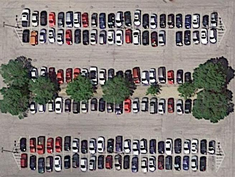
%> input picture satellite-image-car-detection/part2_car_matlab/Informatics.png, 235 x 177 px, shrunk from 653 x 492 before the run
$ octave part2_Informatics.m   (GNU Octave 9; MATLAB toolbox functions it lacks are replaced by stand-ins)
%> lines starting %> are read from the running program, lines starting %| are printed output that depends on the picture; in (x1, y1, x2, y2) boxes, pixels count from 0 and x2, y2 are one past the last pixel; in counts of white or black regions, pixels touching at a corner belong together; the program's own positions count from 1
%> further down, X is the input picture: size 177x235x3 uint8; mean R, G, B 130.9, 124.9, 122
### satellite-image-car-detection/part2_car_matlab/margin_expansion.m
% Author: Lijiang Guo
% Date: Feb 11, 2017
% This function preprocess image before convolution.
% It expands margin of image by mirroring.
% Input:
%   img: greyscale image with edges,
%   mar_x: one side margin along x dimension
%   mar_y: one side margin along y dimension
%
% Output:
%   img_out: Image with expanded margin.

%%
function img_out = margin_expansion(img, mar_x, mar_y)
%> called with mar_x = 1, mar_y = 1
[m,n] = size(img);
%> m = 177; n = 235
img_out = zeros(m+2*mar_y, n+2*mar_x);
img_out(1+mar_y:m+mar_y,1+mar_x:n+mar_x) = img;

% top rows
img_out(1:mar_y,1+mar_x:n+mar_x) = img(mar_y:-1:1, 1:n);
% bottom rows
img_out(m+mar_y+1:m+2*mar_y, 1+mar_x:n+mar_x) = img(m:-1:m-mar_y+1, 1:n);
% left cols
img_out(1+mar_y:m+mar_y,1:mar_x) = img(1:m, mar_x:-1:1);
% right cols
img_out(1+mar_y:m+mar_y,n+mar_x+1:n+2*mar_x) = img(1:m, n:-1:n-mar_x+1);
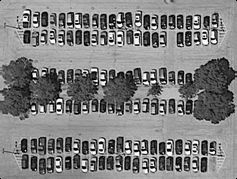
%> img_out: size 179x237 double; min 0, max 1, mean 0.498
% top-left corners
img_out(1:mar_y,1:mar_x) = img(mar_y:-1:1,mar_x:-1:1);
%> img_out: size 179x237 double; under 0.01% of pixels changed, all inside (x1, y1, x2, y2) = (0, 0, 1, 1)
% top-right corners
img_out(1:mar_y,n+mar_x+1:n+2*mar_x) = img(mar_y:-1:1,n:-1:n-mar_x+1);
%> img_out: size 179x237 double; min 0, max 1, mean 0.498; mean of the top-left, top-right, bottom-left and bottom-right quarters 0.515, 0.507, 0.465, 0.505
% bottom-left corners
img_out(m+mar_y+1:m+2*mar_y,1:mar_x) = img(m:-1:m-mar_y+1,1:mar_x);
% botton-right corners
img_out(m+mar_y+1:m+2*mar_y,n+mar_x+1:n+2*mar_x) = img(m:-1:m-mar_y+1,n:-1:n-mar_x+1);

end

### satellite-image-car-detection/part2_car_matlab/sobel.m
% Author: Lijiang Guo
% Date: Feb 10, 2017
% This function implements the Sobel Operator for edge detection in images.
% Input:
%   img: greyscale image,
%   a: threshold for x dimension; high value is more sensitive to edges;
%   b: threshold for y dimension; high value is more sensitive to edges;
%   dx: filter size in x dimension,
%   dy: filter size in y dimension,
%
% Output:
%   img_xy: image with pixel value equals norm of gradient.
%   img_x: image with pixel value equals x direction derivative.
%   img_y: image with pixel value equals y direction derivative.
%   img_dir: direction of gradient in radiant.

%%
function [img_xy, img_x, img_y, img_dir] = sobel(img, a, b)
%> called with a = 16, b = 4
[m,n] = size(img);
%> m = 179; n = 237
% regular sobel kernel
dG_x = a*[-1 0 1; -2 0 2; -1 0 1]/8;
% improved sobel kernel for minimizing orientation error
dG_x = a*[-3 0 3; -10 0 10; -3 0 3]/32;
dG_y = -b*dG_x'/8;
d_G_x = reshape(dG_x,9,1);
d_G_y = reshape(dG_y,9,1);

%% Construct local patch matrix
mar = 1;
X = zeros(9,(m-2*mar)*(n-2*mar));
count = 1;
for i= 1+mar : m-mar
    for j = 1 + mar : n-mar
        X(:,count) = reshape(img(i-mar:i+mar,j-mar:j+mar),9,1);
        count = count + 1;
    end
end
%> after the loop, count = 41596

%% Running Sobel operator
% sobel going x direction alone
img_x = reshape(X'*d_G_x, n-2*mar, m-2*mar)';
% sobel going y direction alone
img_y = reshape(X'*d_G_y, n-2*mar, m-2*mar)';
% Norm of gradient
img_xy = (img_x.^2 + img_y.^2).^(1/2);
% Direction of gradient
img_dir = atan(img_y./img_x);

%% Plots
figure;
imshow(img_x);
title('x direction');
colorbar;
%
figure;
imshow(img_y);
title('y direction');
colorbar;

%
figure;
imshow(img_xy);
title('gradient norm');
colorbar;

end

### satellite-image-car-detection/part2_car_matlab/laplacian_edge.m
% Author: Lijiang Guo
% Date: Feb 10, 2017
% This function implements the Laplacian Operator for edge detection in images.
% Input:
%   img: greyscale image,
%   a: threshold for x dimension; high value is more sensitive to edges;
%   b: threshold for y dimension; high value is more sensitive to edges;
%   dx: filter size in x dimension,
%   dy: filter size in y dimension,
%
% Output:
%   img_out: Image with edges.

%%
function [img_out] = laplacian_edge(img, kernel, a)
%> called with kernel = 1, a = 3
[m,n] = size(img);
if kernel == 1
    d_lap = a*[0 1 0; 1 -4 1; 0 1 0];
elseif kernel == 2
    d_lap = a*[1 1 1; 1 -8 1; 1 1 1];
end


dlap = reshape(d_lap,9,1);

%% Construct local patch matrix
mar = 1;
X = zeros(9,(m-2*mar)*(n-2*mar));
count = 1;
for i= 1+mar : m-mar
    for j = 1 + mar : n-mar
        X(:,count) = reshape(img(i-mar:i+mar,j-mar:j+mar),9,1);
        count = count + 1;
    end
end

%% Running laplacian operator
img_out = reshape(X'*dlap, n-2*mar, m-2*mar)';
%> img_out: size 177x235 double

figure;
imshow(img_out);
title('x direction');
colorbar;

end

### satellite-image-car-detection/part2_car_matlab/cross_correlation.m
function M_out = cross_correlation(M,T)
M_out = zeros(size(M));
mar_x = floor(size(T,2)/2);
mar_y = floor(size(T,1)/2);
M_ex = margin_expansion(M,mar_x,mar_y);
[a,b] = size(M);

M_patchs = zeros(prod(size(T)),prod(size(M)));
count = 1;
for r = 1+mar_y:a+mar_y
    for c = 1+mar_x:b+mar_x
       M_patchs(:,count) = reshape(M_ex(r-mar_y:r+mar_y,c-mar_x:c+mar_x),...
           prod(size(T)),1);
       count = count+1;
    end
end

[c,d] = size(M);
M_out = reshape(M_patchs'*reshape(T,prod(size(T)),1), d, c)';
end

### satellite-image-car-detection/part2_car_matlab/part2_Informatics.m
% Author: Lijiang Guo
% Date: Feb 10, 2017
%%
clc; % Clears the Command Window
clear all;% remove all variables
close all % Closes all open windows

%% Step 1: Import a image
% load in data matrix
X = imread('./Informatics.png','png');
% check if original image type is uint8
if class(X) == 'uint8'
    % if uint8, convert to double
    X = im2double(X);
end
% [7 lines of commented-out code are left out]
X_gray = rgb2gray(X);
imshow(X_gray);
colorbar;

%% Step: Pre-processing: margin expansion by mirrowing
X_GRAY = margin_expansion(X_gray,1,1);
figure
imshow(X_GRAY);

%% Step: Edge detection: Sobel operator
[X_sob, X_sob_x, X_sob_y, X_sob_dir] = sobel(X_GRAY,16,4);
close all;

figure;
imshow(X_sob);
colorbar
title('Image w edge');
saveas(gcf,'./Informatics_sob_edge.jpg');
close(gcf);
% How to select threshold for solbel operator for unseen image?

%% Step: Edge detection: Laplacian operator
X_lap = laplacian_edge(X_GRAY,1,3);
%X_lap = laplacian_edge(X_GRAY,2,1);
saveas(gcf,'./Informatics_lap_edge.jpg');
close(gcf);
close all;

%% Step: Edge detection: Canny (matlab vision tool box)
% No time to implement in my codes.
% Just try Matlab functions to see the effect. Will not use for this homework.
X_canny = edge(X_GRAY,'Canny');
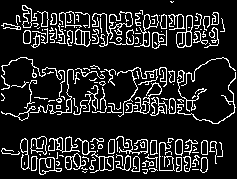
%> X_canny: size 179x237 logical; 14.1% white in thin lines or dots
figure;
imshow(X_canny);
colorbar;

%% Step: Edge thinning (nonmaximum supression)

%% Step: Post-processing of edge points before shape detection/template matching
% assign edge points to value 1, others to value 0.

% Sobel
%X_edge = double(X_sob > 0.6);
% sobel operator gives rather messy edge points. But with a general
% similarity measure such as inverse MSE, it is good for SRSC image

% Canny
%X_edge = X_canny;

% Laplacian
X_edge = double(X_lap > 0.4);   % good for informatics image
%> X_edge: size 177x235 double; values 0 (black) and 1 (white), 23.1% white in thin lines or dots
% Laplacian detects cleaner edges. But with less edge points detected,
% it is better to user Champer distance.

figure;
imshow(X_edge);
colorbar
title('Image w edge');

saveas(gcf,'./Informatics_edge.jpg');
%saveas(gcf,'./Informatics_edge.jpg');
close(gcf);

%% Step: Hough shape
% Hough tranfrom for ranctagle

%% Step: Car detection: box-in-box

%% Step: Scale detection: DoG
% not necessary here as most cars are similiar sizes.

%% Step: shift and rotation invariant features: SIFT
% not necessary here as most cars are similarlly posed.
% 'plaza' data needs three kinds of templates to compensate for rotations.

%% Step: Template matching using Chamfer distance
%% Find template
% Display edge image (renormalized to [0, 255])
figure;
X_canny_255 = X_canny*255;
%> X_canny_255: size 179x237 double; 14.1% white in thin lines or dots
image(X_canny_255);
colormap gray
colorbar
axis equal tight

% Display template
x_a = 80; x_b = 122; y_a = 110; y_b = 130;  % Informatics template
template_1 = X_canny_255(x_a:x_b,y_a:y_b);
%> template_1: size 43x21 double; 11% white in thin lines or dots, all inside (x1, y1, x2, y2) = (0, 0, 21, 38)
size(template_1);
figure
image(template_1)
colormap gray
colorbar
axis equal tight
title('Template for Informatics');

saveas(gcf,'./Informatics_template.jpg');
close(gcf);
%% Template matching part 1: Distance transform
% Reference 1: https://www.cs.cornell.edu/courses/cs664/2008sp/handouts/cs664-7-dtrans.pdf
% Reference 2: Burger and Burger, core algorithms, chapter 11.
% Reference 3: http://www.cs.bc.edu/~hjiang/c342/lectures/matching/fit-I.pdf
Z = X_edge*255;
%> Z: size 177x235 double; 23.1% white in thin lines or dots
% Chamfer distance transform (Reference 3)
dist = bwdist(Z,'euclidean'); % matlab function
% Compute Chamfer similarity between template and image
% chamfer_dist = imfilter(dist, template_1,'corr', 'same'); % matlab
% function
chamfer_dist = cross_correlation(dist,template_1);
%> call 2 of margin_expansion, with mar_x = 10, mar_y = 21
%> in margin_expansion (call 2), `img_out(1:mar_y,1+mar_x:n+mar_x) = img(mar_y:-1:1, 1:n);`: img_out: size 219x255 double; min 0, max 12.81, mean 1.4
%> in margin_expansion (call 2), `img_out(m+mar_y+1:m+2*mar_y, 1+mar_x:n+mar_x) = img(m:-1:m-mar_y+1, 1:..`: img_out: size 219x255 double; min 0, max 12.81, mean 1.55
%> in margin_expansion (call 2), `img_out(1+mar_y:m+mar_y,1:mar_x) = img(1:m, mar_x:-1:1);`: img_out: size 219x255 double; min 0, max 12.81, mean 1.64
%> in margin_expansion (call 2), `img_out(1+mar_y:m+mar_y,n+mar_x+1:n+2*mar_x) = img(1:m, n:-1:n-mar_x+1);`: img_out: size 219x255 double; min 0, max 12.81, mean 1.71
%> in margin_expansion (call 2), `img_out(1:mar_y,1:mar_x) = img(mar_y:-1:1,mar_x:-1:1);`: img_out: size 219x255 double; min 0, max 12.81, mean 1.72
%> in margin_expansion (call 2), `img_out(1:mar_y,n+mar_x+1:n+2*mar_x) = img(mar_y:-1:1,n:-1:n-mar_x+1);`: img_out: size 219x255 double; min 0, max 12.81, mean 1.73
%> in margin_expansion (call 2), `img_out(m+mar_y+1:m+2*mar_y,1:mar_x) = img(m:-1:m-mar_y+1,1:mar_x);`: img_out: size 219x255 double; min 0, max 12.81, mean 1.75
%> in margin_expansion (call 2), `img_out(m+mar_y+1:m+2*mar_y,n+mar_x+1:n+2*mar_x) = img(m:-1:m-mar_y+1,..`:
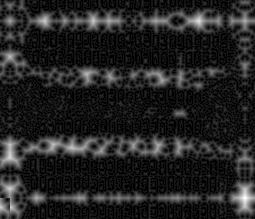
%> img_out: size 219x255 double; min 0, max 12.81, mean 1.77; drawn with min black and max white
%> in cross_correlation, `M_out = reshape(M_patchs'*reshape(T,prod(size(T)),1), d, c)';`:
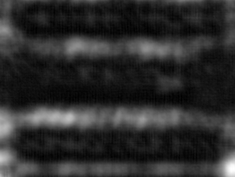
%> M_out: size 177x235 double; min 11343.7, max 176581.3, mean 40272.2; drawn with min black and max white

% Find threshold value for similarity
chamfer_dist_v = reshape(chamfer_dist, prod(size(chamfer_dist)),1);
histogram(chamfer_dist_v);
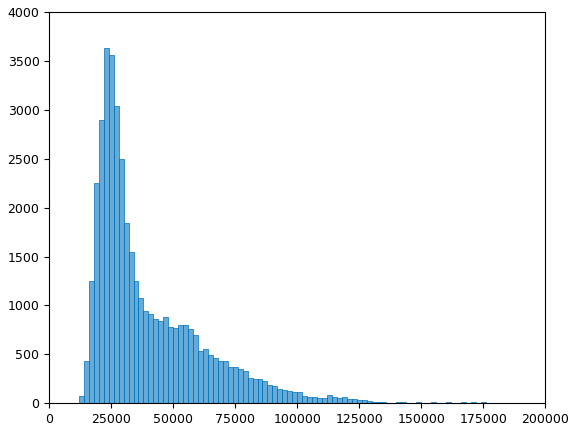
%> figure redrawn from the program's plot data; tallest bar 3629 high, from x = 22000 to 24000
%threshold = 40000;
threshold = quantile(chamfer_dist_v,0.005)
%> threshold = 14920.8
% Find true position: replace Chamfer similarity with min in a window
size(template_1)
%> ans = [43 21]
chamfer_dist_min = ordfilt2(chamfer_dist, 1, true(43,21)); %Informatics
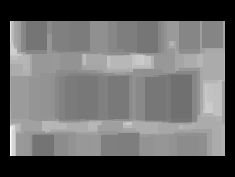
%> chamfer_dist_min: size 177x235 double; min 0, max 25751.2, mean 10237.8; drawn with min black and max white
%smap = ordfilt2(map, (x_b-x_a+1)*(y_b-y_a+1), true(x_b-x_a+1,y_b-y_a+1));
%threshold = median(median(map));
[r, c] = find((chamfer_dist == chamfer_dist_min) & (chamfer_dist < threshold));
%> r = [29; 95; 29; 98; 29; 98; 98; 28; 155; 98; 32; 99; 97; 28; 27]; c = [37; 51; 63; 76; 80; 88; 119; 128; 129; 136; 148; 156; 182; 190; 213]
%
% Plot car locations
figure
imagesc(X)
colormap gray
colorbar
axis equal tight
hold on
scatter(c,r, 50, '.', 'red');
%> (this line was passed over: scatter is not available in this run)
hold off
hold on
[height, width] = size(template_1);
%> height = 43; width = 21
for i = 1:length(r)
   rectangle('Position',[c(i)-width/2,r(i)-height/2,width,height],...
       'EdgeColor','red','LineWidth',1);
end
%> this loop made 15 passes
title('Image detected car');
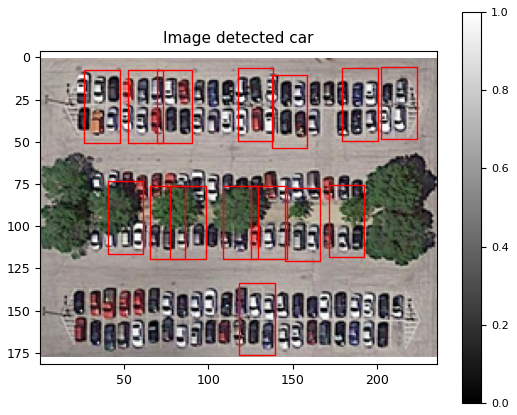
%> figure redrawn from the program's plot data
saveas(gcf,'./Informatics_detected.jpg');
close(gcf);
%%
% output detected locations
inx = sub2ind(size(chamfer_dist),r,c);
%> inx = [6401; 8945; 11003; 13373; 14012; 15497; 20984; 22507; 22811; 23993; 26051; 27534; 32134; 33481; 37551]
confidence = chamfer_dist(inx);
%> confidence = [11897.5; 14851.9; 12977.7; 12451.2; 12575; 12152.5; 12256.4; 12811.9; 12768.1; 14702.5; 11957.7; 12046.9; 11343.7; 13611.4; 13443.9]
[~,~,ranking] = unique(confidence); % get value rank in ascending order
%> ranking = [2; 15; 11; 7; 8; 5; 6; 10; 9; 14; 3; 4; 1; 13; 12]
confidence = 1./double(ranking);
%> confidence = [0.5; 0.0667; 0.0909; 0.143; 0.125; 0.2; 0.167; 0.1; 0.111; 0.0714; 0.333; 0.25; 1; 0.0769; 0.0833]

location = [r,c,repmat([height,width],length(r),1), confidence];
%> location = 15 rows, first 8: [29 37 43 21 0.5; 95 51 43 21 0.0667; 29 63 43 21 0.0909; 98 76 43 21 0.143; 29 80 43 21 0.125; 98 88 43 21 0.2; 98 119 43 21 0.167; 28 128 43 21 0.1]
location

fileID = fopen('Informatics_location.txt','w');
nbytes = fprintf(fileID,'%5d %5d %5d %5d %5f\n',location')
%> nbytes = 495
%
% figure
% subplot(2,1,1)
% imagesc(chamfer_dist)
% colormap gray
% colorbar
% axis equal tight
% subplot(2,1,2)
% imagesc(Z)
% colormap gray
% colorbar
% axis equal tight
